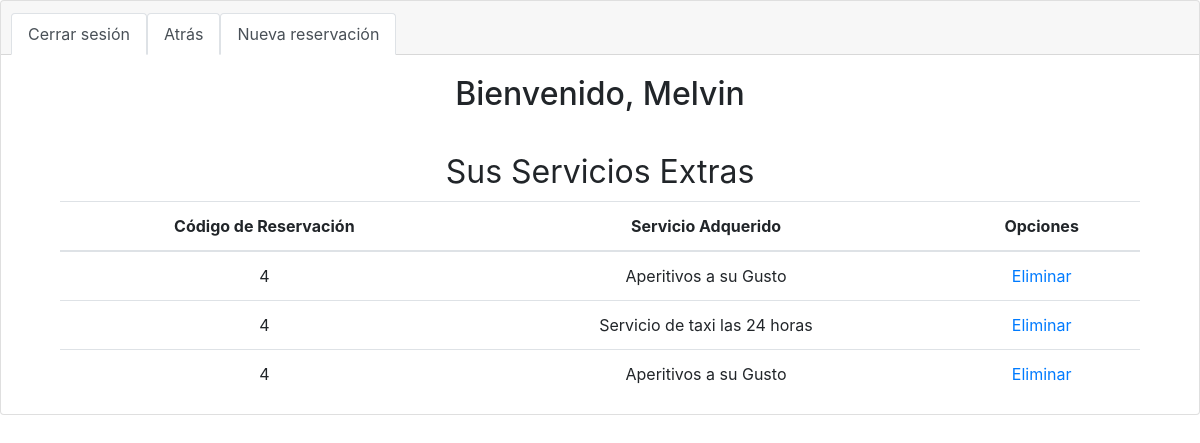
/views/list_servicios.php?&id=4 (signed in), run on the app's committed database.
### tables this page shows
CREATE TABLE IF NOT EXISTS `detalle_re` (
  `id` int(11) NOT NULL AUTO_INCREMENT,
  `id_reservacion` int(11) NOT NULL,
  `id_servi_extra` int(11) NOT NULL,
  PRIMARY KEY (`id`),
  KEY `id_reservacion` (`id_reservacion`),
  KEY `id_servi_extra` (`id_servi_extra`)
);

### models/tipo_usuarios.php (called while the page is built, shortened)
<?php
    require_once("conexion.php");
  class Tipo_usuario{
    private $conexion = null;
        public function __construct(){
            $con = new conexion();
            $this->conexion = $con->getconexion();
        }
        public function detalle_re($id){
            $fila = $this->conexion->query("SELECT * FROM detalle_re WHERE id_reservacion = ".$id);
            return $fila->fetch_all();
        }
    }
?>

### models/conexion.php (called while the page is built, shortened)
<?php
    class conexion {
        private $host = "localhost";
        private $usuario = "root";
        private $clave = "";
        private $db= "hotel";
        private $con = null;
        public function __construct(){
            $this->con = new mysqli($this->host, $this->usuario, $this->clave, $this->db);
        }
        public function getConexion(){
            return $this->con;
        }
}
?>

### views/list_servicios.php (the view, shortened to what this page needs)
<?php
        if(!isset($_SESSION['id_usuarios']) || empty($_SESSION['id_usuarios']) ){
            header('Location: login.php');
        }else{
            $usuario = $_SESSION['nombre'];
        }
        if($_SESSION['id_tusuario'] == 1) {
            require_once("../models/tipo_usuarios.php");
            $t_usuario =  new Tipo_usuario();
            $lista = $t_usuario->detalle_re($_GET['id']);
?>
<!DOCTYPE html>
<html xmlns="http://www.w3.org/1999/xhtml">
<head>
    <link rel="stylesheet" href="https://stackpath.bootstrapcdn.com/bootstrap/4.3.1/css/bootstrap.min.css">
</head>
<body>
<div class="card text-center">
    <div class="card-header">
        <ul class="nav nav-tabs card-header-tabs">
            <li class="nav-item">
            <a class="nav-link active" href="login.php" >Cerrar sesión</a>
            </li>
            <li class="nav-item">
                <a class="nav-link active" href="usuario_lista.php" >Atrás</a>
            </li>
            <li class="nav-item">
                <a class="nav-link active" href="reservacion/reservation_views.php" >Nueva reservación</a>
            </li>
        </ul>
    </div>
    <div class="card-body">
        <h2 class="card-title">Bienvenido, <?= $usuario ?></h2>
    </div>
    <div class="container">
<div class="col-md-12">
<h1 class="page-header"> <small> Sus Servicios Extras </small></h1>
<table class="table">
  <thead>
    <tr>
      <th scope="col">Código de Reservación</th>
      <th scope="col">Servicio Adquerido</th>
      <th scope="col">Opciones</th>
    </tr>
</thead>
<tbody>
<?php if(empty($lista)){ ?>
<tr>
<td colspan="3"> <h1>   <a value="0">No hay Servicios Extras </a> </h1>  <td>
</tr>
<?php }else{ ?>
<?php foreach ($lista as $fila) { ?>
    <tr>
    <?php if ($fila[1] == $_GET['id']) { ?>
        <td><?= $fila[1] ?></td>
            <td><?php if ($fila[2] == 1) {
              echo "Servicio de taxi las 24 horas";
            }elseif ($fila[2] == 2) {
                echo "Aperitivos a su Gusto";
            }elseif ($fila[2] == 3) {
                echo "Servicio al cuarto las 24 horas";
            }elseif ($fila[2] == 4) {
                echo "Pacific Spa";
            }elseif ($fila[2] == 5) {
                echo "Pacific Gym";
            }elseif ($fila[2] == 6) {
                echo "Casino";
            }
           ?></td>
       <?php    }  ?>
<td>
    <a onclick="return confirm('¿Desea eliminar el servicio extra?')" href="../controllers/usuario_controllers.php?action=eliminar_extra&id=<?= $fila[0]?>">Eliminar</a>
</td>
            </tr>
<?php } } ?>
</tbody>
</table>
</div>
</body>
<?php } ?>

### data on the page
detalle_re: id_reservacion "4", shows "Aperitivos a su Gusto"
detalle_re: id_reservacion "4", shows "Servicio de taxi las 24 horas"
detalle_re: id_reservacion "4", shows "Aperitivos a su Gusto"

### other printed values
$usuario "Melvin"
